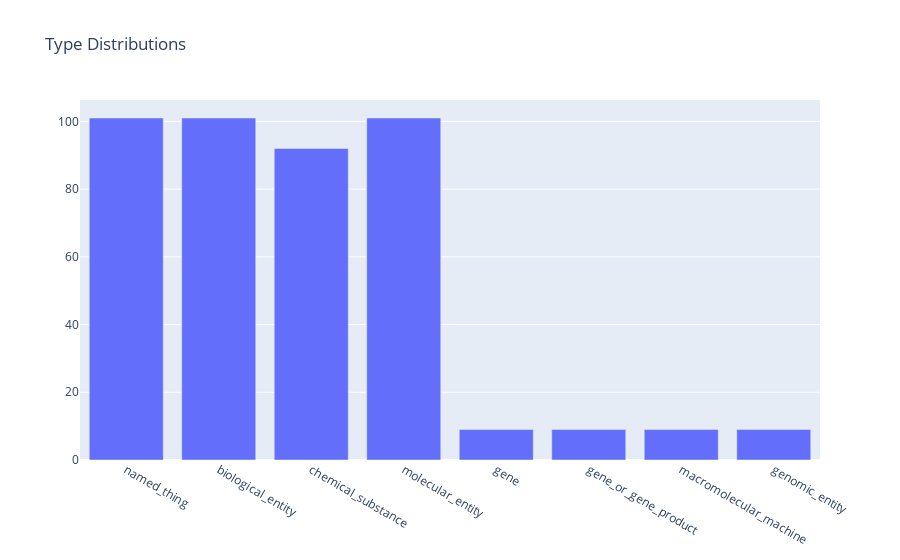

Notebook code for this chart:
### Markdown cell above
Impressive. More than 1 in 4 nodes are shared between at least two of the graphs. This is only the case for 5% of edges, but that's understandable.

**Final thing: let's also take a look at if any nodes appear in a lot of the graphs. This response set is only made up of 3 queries, so we'll define a lot as at least two of the three.** This would indicate that they're probably pretty important. It can also help give us a clue of where to look in the graph if interesting testing its predictions.

### Code cell
prominent_nodes = []
graph_min = 2
for node in union_graph.net.nodes:
    appears_in = 0
    for k_graph in knowledge_graphs:
        if k_graph.get_node_by_id(node) != None:
            appears_in += 1
    
    if appears_in >= graph_min:
        prominent_nodes.append(union_graph.get_node_by_id(node))

# Only print the first 5 to avoid flooding the notebook
print_cutoff = 5

print(len(prominent_nodes), "nodes:")
for node in prominent_nodes[:print_cutoff]: print(node["name"])
if len(prominent_nodes) > 5: print("...")
    
# Let's also see what type the nodes are
KnowledgeGraph.plot_node_type_distributions(
    (KnowledgeGraph({"nodes": prominent_nodes, "edges": []}), "Prominent nodes")
)

### Figure 1 — Plotly figure (JSON) as saved in the notebook; plotly's stock layout.template omitted (floating-point values rounded to 4 significant figures)
{"data": [{"name": "Prominent nodes", "type": "bar", "x": ["named_thing", "biological_entity", "chemical_substance", "molecular_entity", "gene", "gene_or_gene_product", "macromolecular_machine", "genomic_entity"], "y": [101, 101, 92, 101, 9, 9, 9, 9]}], "layout": {"barmode": "group", "title": {"text": "Type Distributions"}}}
